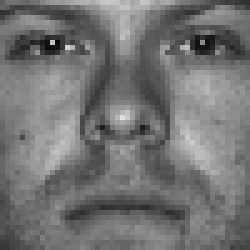
#> input picture Python/task2/yaleBfaces/subset0/person01_01.png, 50 x 50 px (shown 5 times larger); its folder holds only this picture in this run
$ python TASK_f.py   (Python 2 division)
#> lines starting #> are read from the running program, lines starting #| are printed output that depends on the picture
# assignment 2
# Hang Xu, Sen Wang, Zhenglei Hu, Jianxiang Feng

import os, glob
import numpy as np
from PIL import Image
import matplotlib.pyplot as plt
import time


# global parameters
data_dir = '/Users/samwang/Documents/TUM/1stSemester/InfoRetrv/task2/yaleBfaces'
print_vec = True


class kpca_3nn(object):
	def __init__(self):
		pass

	def train(self, training_set_dir):
		# inputs: training_set_dir: path of training set
		self.X_train = []
		self.y_train = []
		os.chdir(training_set_dir)
		s0_list = glob.glob('*.png')
		for f in s0_list:
			img = Image.open(f).convert('L')
			img = np.array(img) / 255.
			# get data of every image in training set and vectorize
			self.X_train.append(img[:, :].ravel())
			# get corresponding labels
			self.y_train.append(int(os.path.split(f)[1].split('person')[-1][:2]))
		# convert T and T_label into array
		# T.shape: d*n, where d is dimension and n is number of samples
		self.X_train = np.asarray(self.X_train).T
		# T_label.shape: (n,)
		self.y_train = np.asarray(self.y_train)

	def predict(self, X_test, k, y_test=None, start_from=0):
		# inputs: X_test: test data with shape d*n, y_test: label with shape(n,), k: number of PCs
		# return: if y_test are given, return the misclassification rate
		n_test = X_test.shape[1]
		n_train = self.X_train.shape[1]
		self.u = get_k_SigVec(self.X_train, k, start_from=start_from)  # shape: d*k
		# extract k PCs from training set, which will be applied in test set
		kpca_X_train = self.u.T.dot(self.X_train)  # shape: k*n_train
		# extract k PCs from test set
		kpca_X_test = self.u.T.dot(X_test)  # shape: k*n_test

		# compute distance matrix between training set and test set
		dis_matrix = np.zeros((n_test, n_train))
		sum_tr = np.sum(kpca_X_train ** 2, axis=0)
		sum_te = np.sum(kpca_X_test ** 2, axis=0)
		dis_matrix = np.sqrt(sum_tr[None, :] + sum_te[:, None] - 2 * kpca_X_test.T.dot(kpca_X_train))

		# predict labels of test samples based on 3 nearest neighbour in dis_matrix
		y_pre = np.zeros(n_test)
		sorted_idx = np.argsort(dis_matrix, axis=1)  # values are sorted in ascending order
		for i in xrange(n_test):
			closest_y = []
			closest_y.extend(self.y_train[sorted_idx[i, :3]])
			# print closest_y
			count = np.zeros(11)
			for j in closest_y:
				count[j] += 1
			y_pre[i] = np.argsort(count)[-1]

		# if test labels are given, compute the misclassification rate(error rate)
		# print y_test.shape, len(y_pre)
		if y_test != None:
			error_rate = 1 - np.sum(y_test == y_pre, dtype=float) / n_test
			return error_rate


def get_k_SigVec(X, k, start_from=0):
	# input param: X: raw data in vectorized form with shape d*n, k:number of the first singular vectors in U
	# return: k PC vectors
	# nomarlize the raw data
	X_mean = X - np.mean(X, axis=1)[:, None]
	X_std = X / np.sqrt(np.sum(X_mean ** 2, axis=1))[:, None]
	u, s, v = np.linalg.svd(X_std)
	return u[:, start_from:k + start_from]


start = time.clock()
training_set_dir = data_dir + '/subset0'
###(1)
# extract k PC from raw data X
k = 20
X_train = []
y_train = []
os.chdir(training_set_dir)
s0_list = glob.glob('*.png')
for f in s0_list:
	img = Image.open(f).convert('L')
#> img is the input picture: PIL image 50x50 L; min 10, max 224, mean 115.6
	img = np.array(img) / 255.
#> img: shape (50, 50) float64
	# get data of every image in training set and vectorize
	X_train.append(img[:, :].ravel())
	# get corresponding labels
	y_train.append(int(os.path.split(f)[1].split('person')[-1][:2]))
# convert T and T_label into array
# T.shape: d*n, where d is dimension and n is number of samples
X_train = np.asarray(X_train).T
#> X_train = 2500 values, max 0.878 at index 1174, min 0.0392 at index 411, mean 0.453
u_k = get_k_SigVec(X_train, k)
#> in get_k_SigVec, `X_mean = X - np.mean(X, axis=1)[:, None]`: X_mean = 2500 values from 0 to 0
#> in get_k_SigVec, `u, s, v = np.linalg.svd(X_std)`: u: shape (2500, 2500) float64; every value is NaN or infinite
#> in get_k_SigVec, `u, s, v = np.linalg.svd(X_std)`: s = [nan]; v = [1]
# print out the first three sigular vector
if print_vec:
	for i in range(3):
		sig_vec = u_k[:, i].reshape((50, 50))
		plt.subplot(1, 3, i + 1)
		plt.imshow(sig_vec)

###(2)
# construct classifier
kpca_3nn_classifier = kpca_3nn()
kpca_3nn_classifier.train(training_set_dir)
#> in train, `self.X_train = np.asarray(self.X_train).T`: self.X_train has the same summary as X_train outside train

# get test data from subset1-4 and predict
### start from 1th
k_num = 20
error_rate = np.zeros((4, k_num))
fig, ax = plt.subplots()
for i in range(4):
	test_set_dir = data_dir + '/subset' + str(i + 1)
	os.chdir(test_set_dir)
	s_list = glob.glob('*.png')
	X_test = []
	y_test = []
	for f in s_list:
		img = Image.open(f).convert('L')
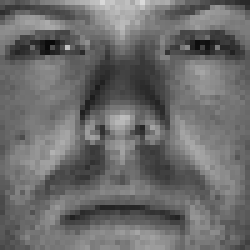
#> input picture Python/task2/yaleBfaces/subset1/person01_08.png, 50 x 50 px (shown 5 times larger)
#> img is the input picture: PIL image 50x50 L; min 10, max 218, mean 107.4
		img = np.array(img) / 255.
#> img: shape (50, 50) float64
		# get data of every image in test set and vectorize
		X_test.append(img[:, :].ravel())
		# get corresponding labels
		y_test.append(int(os.path.split(f)[1].split('person')[-1][:2]))

	X_test = np.array(X_test).T
#> X_test = 2500 values, max 0.855 at index 28, min 0.0392 at index 410, mean 0.421
	y_test = np.array(y_test)
	for k in range(k_num):
		error_rate[i, k] = kpca_3nn_classifier.predict(X_test, k + 1, y_test=y_test)
#> this loop made 20 passes
	# plot the error rate of this subset
	ax.plot(np.arange(k_num), error_rate[i], '*-', label="subset" + str(i + 1))

ax.set_xlabel('number of PCs')
ax.set_ylabel('error_rate')
ax.set_title('error_rate of subset1-4 starting from the 1st PC')
ax.legend(loc=0)  # upper left corner
plt.show()
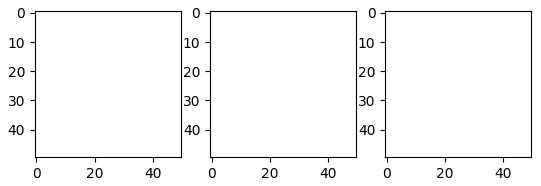
#> figure drawn by matplotlib, 3 panels
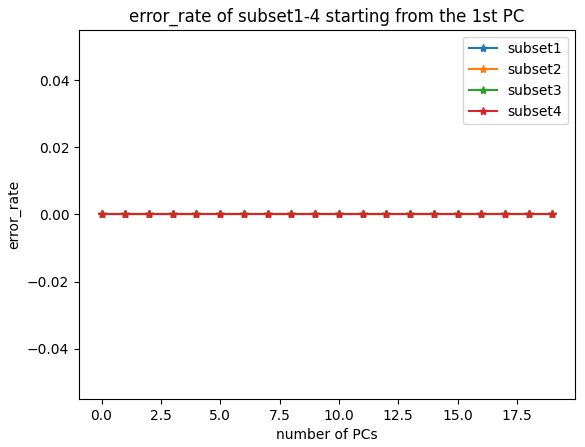
#> figure drawn by matplotlib, 1 panel

### start from 3th
k_num = 17
error_rate = np.zeros((4, k_num))
fig, ax = plt.subplots()
for i in range(4):
	test_set_dir = data_dir + '/subset' + str(i + 1)
	os.chdir(test_set_dir)
	s_list = glob.glob('*.png')
	X_test = []
	y_test = []
	for f in s_list:
		img = Image.open(f).convert('L')
		img = np.array(img) / 255.
		# get data of every image in test set and vectorize
		X_test.append(img[:, :].ravel())
		# get corresponding labels
		y_test.append(int(os.path.split(f)[1].split('person')[-1][:2]))

	X_test = np.array(X_test).T
	y_test = np.array(y_test)
	for k in range(k_num):
		error_rate[i, k] = kpca_3nn_classifier.predict(X_test, k + 1, y_test=y_test, start_from=3)
	# plot the error rate of this subset
	ax.plot(np.arange(k_num), error_rate[i], '*-', label="subset" + str(i + 1))

ax.set_xlabel('number of PCs')
ax.set_ylabel('error_rate')
ax.set_title('error_rate of subset1-4 starting from the 3th PC')
ax.legend(loc=0);  # upper left corner
plt.show()
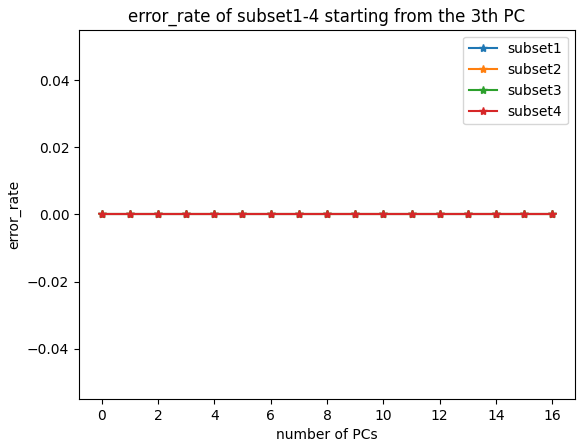
#> figure drawn by matplotlib, 1 panel

### start from 5th
k_num = 17
error_rate = np.zeros((4, k_num))
fig, ax = plt.subplots()
for i in range(4):
	test_set_dir = data_dir + '/subset' + str(i + 1)
	os.chdir(test_set_dir)
	s_list = glob.glob('*.png')
	X_test = []
	y_test = []
	for f in s_list:
		img = Image.open(f).convert('L')
		img = np.array(img) / 255.
		# get data of every image in test set and vectorize
		X_test.append(img[:, :].ravel())
		# get corresponding labels
		y_test.append(int(os.path.split(f)[1].split('person')[-1][:2]))

	X_test = np.array(X_test).T
	y_test = np.array(y_test)
	for k in range(k_num):
		error_rate[i, k] = kpca_3nn_classifier.predict(X_test, k + 1, y_test=y_test, start_from=5)
	# plot the error rate of this subset
	ax.plot(np.arange(k_num), error_rate[i], '*-', label="subset" + str(i + 1))

ax.set_xlabel('number of PCs')
ax.set_ylabel('error_rate')
ax.set_title('error_rate of subset1-4 starting from the 5th PC')
ax.legend(loc=0)  # upper left corner
plt.show()
finish = time.clock()
timeintv = finish - start
print timeintv
